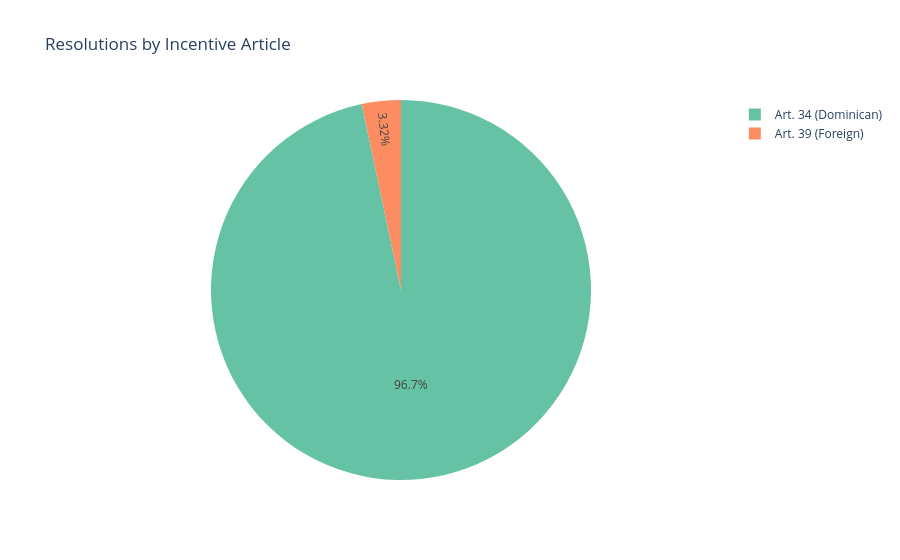

The notebook cell this image was saved under:
### Markdown cell above
## 6. Art. 34 vs Art. 39

Analyzing the distribution between Dominican productions (Art. 34) and foreign productions (Art. 39) under Law 108-10.

### Code cell
# Distribution by incentive article
article_counts = df['incentive_article'].value_counts()
article_labels = {'art_34': 'Art. 34 (Dominican)', 'art_39': 'Art. 39 (Foreign)'}
article_counts.index = article_counts.index.map(article_labels)

fig = px.pie(
    values=article_counts.values,
    names=article_counts.index,
    title='Resolutions by Incentive Article',
    color_discrete_sequence=px.colors.qualitative.Set2
)
fig.show()

### Figure 1 — Plotly figure (JSON) as saved in the notebook; plotly's stock layout.template omitted (floating-point values rounded to 4 significant figures)
{"data": [{"domain": {"x": [0, 1], "y": [0, 1]}, "hovertemplate": "label=%{label}<br>value=%{value}<extra></extra>", "labels": ["Art. 34 (Dominican)", "Art. 39 (Foreign)"], "legendgroup": "", "name": "", "showlegend": true, "type": "pie", "values": [2448, 84]}], "layout": {"legend": {"tracegroupgap": 0}, "piecolorway": ["rgb(102,194,165)", "rgb(252,141,98)", "rgb(141,160,203)", "rgb(231,138,195)", "rgb(166,216,84)", "rgb(255,217,47)", "rgb(229,196,148)", "rgb(179,179,179)"], "title": {"text": "Resolutions by Incentive Article"}}}
